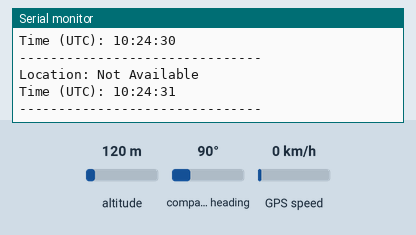
Simulated run of this sketch. Board: ESP32. On the bench: the last lines printed to the serial monitor. The inputs (shaded band) are chosen by the test bench; at power-on: altitude 120 m, GPS speed 0 km/h, compass heading 90°. The GPS gets a fix after 3 s at 37.7749, -122.4194 with 8 satellites.

Above: at 1.2 s.
1.3 s: altitude set to 20 m
At 2.9 s:
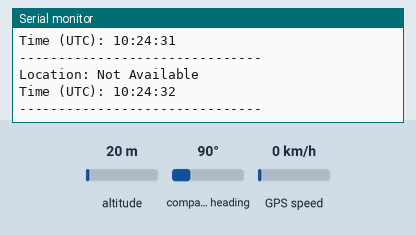
4.5 s: GPS speed set to 2 km/h
At 5.8 s:
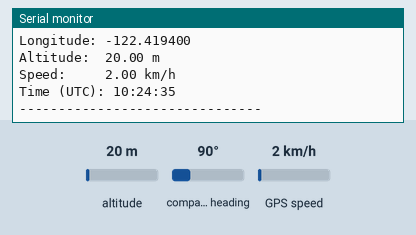
6.0 s: altitude set to 250 m
At 6.9 s:
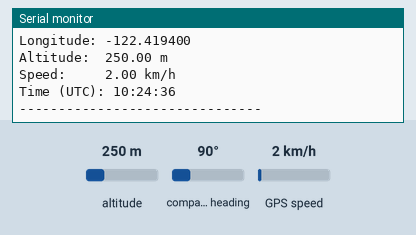
Timing chart, 0 to 9.0 s (numbered marks = the images above; inputs shaded):
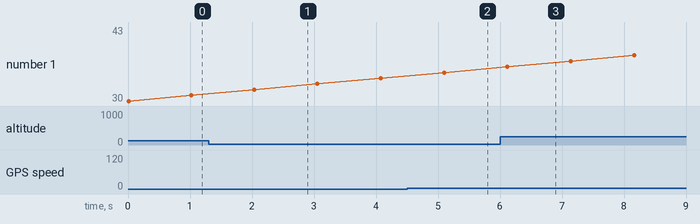

Measured:
- after the input at 4.5 s, the serial monitor: prints a new line after 0.60 s (image 2)
- after the input at 6.0 s, the serial monitor: prints a new line after 0.12 s (image 3)

The sketch:

espTinyGPSPlus.ino
```cpp
/*
  Project: espTinyGPSPlus
  Description:
    This program interfaces an ESP32 with a GPS module using the TinyGPS++ library.
    It reads real-time GPS data such as latitude, longitude, altitude, speed, and UTC time,
    and displays them on the serial monitor once valid satellite data is received.

  Hardware Connections:
    - GPS Module TX → ESP32 RX2 (GPIO16)
    - GPS Module RX → ESP32 TX2 (GPIO17)
    - VCC → 3.3V
    - GND → GND

  Library Requirements:
    - TinyGPSPlus library by Mikal Hart

  Functional Overview:
    - Initializes UART communication between ESP32 and GPS module.
    - Continuously parses NMEA data from the GPS receiver.
    - Displays valid location, speed, altitude, and time information.
    - Handles cases where GPS signal is not yet available.

  Baud Rate:
    - GPS Communication: 9600 bps (default)
    - Serial Monitor: 115200 bps

  Author: Peter Njuguna
*/


#include <TinyGPSPlus.h>

// GPS pins
#define RXD2 16
#define TXD2 17
#define GPS_BAUD 9600

// Create GPS object
TinyGPSPlus gps;
HardwareSerial gpsSerial(2);

void setup() {
  Serial.begin(115200);
  gpsSerial.begin(GPS_BAUD, SERIAL_8N1, RXD2, TXD2);

  Serial.println("Waiting for GPS signal...");
}

void loop() {
  // Feed GPS data to TinyGPS++
  while (gpsSerial.available() > 0) {
    gps.encode(gpsSerial.read());
  }

  // If GPS has valid data, print it
  if (gps.location.isValid()) {
    Serial.print("Latitude:  "); Serial.println(gps.location.lat(), 6);
    Serial.print("Longitude: "); Serial.println(gps.location.lng(), 6);
  } else {
    Serial.println("Location: Not Available");
  }

  if (gps.altitude.isValid()) {
    Serial.print("Altitude:  "); Serial.print(gps.altitude.meters());
    Serial.println(" m");
  }

  if (gps.speed.isValid()) {
    Serial.print("Speed:     "); Serial.print(gps.speed.kmph());
    Serial.println(" km/h");
  }

  if (gps.time.isValid()) {
    Serial.print("Time (UTC): ");
    Serial.print(gps.time.hour()); Serial.print(":");
    Serial.print(gps.time.minute()); Serial.print(":");
    Serial.println(gps.time.second());
  }

  Serial.println("-------------------------------");
  delay(1000);
}
```
